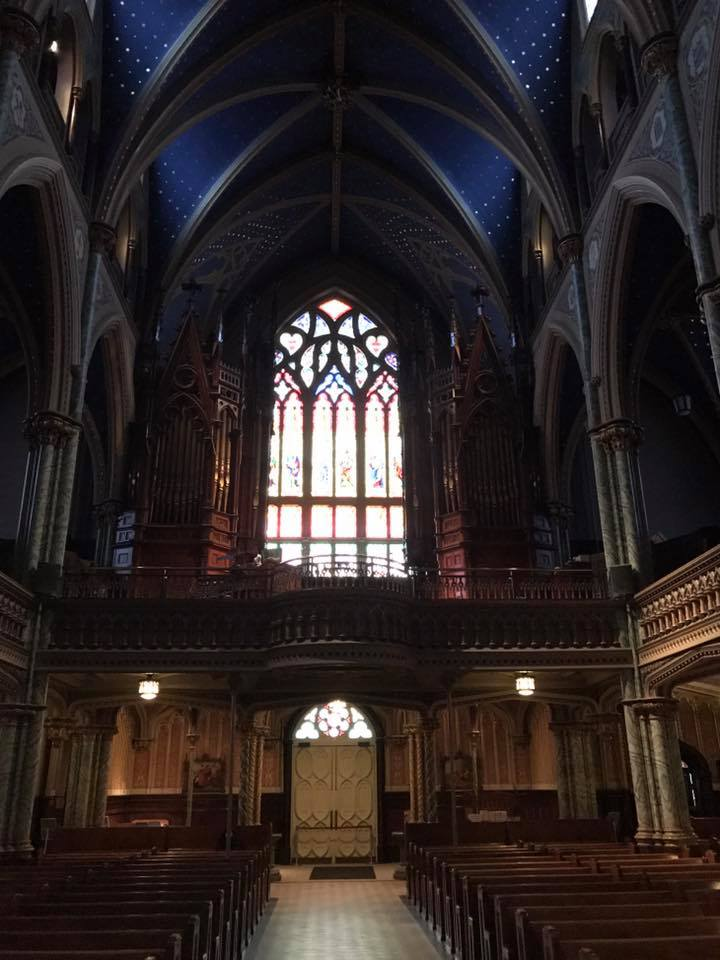
#> input picture image-set/img1.tif, 720 x 960 px, found by its file name
$ jupyter execute ajuste-de-contraste.ipynb
#> lines starting #> are read from the running program, lines starting #| are printed output that depends on the picture
[cell 1]
import matplotlib
import matplotlib.pyplot as plt
import numpy as np

from skimage import data, img_as_float
from skimage import exposure

[cell 2]
matplotlib.rcParams['font.size'] = 8


def plot_img_and_hist(image, axes, bins=256):
    """Plot an image along with its histogram and cumulative histogram.

    """
    image = img_as_float(image)
    ax_img, ax_hist = axes
    ax_cdf = ax_hist.twinx()

    # Display image
    ax_img.imshow(image, cmap=plt.cm.gray)
    ax_img.set_axis_off()

    # Display histogram
    ax_hist.hist(image.ravel(), bins=bins, histtype='step', color='black')
    ax_hist.ticklabel_format(axis='y', style='scientific', scilimits=(0, 0))
    ax_hist.set_xlabel('Pixel intensity')
    ax_hist.set_xlim(0, 1)
    ax_hist.set_yticks([])

    # Display cumulative distribution
    img_cdf, bins = exposure.cumulative_distribution(image, bins)
    ax_cdf.plot(bins, img_cdf, 'r')
    ax_cdf.set_yticks([])

    return ax_img, ax_hist, ax_cdf

[cell 3]
# Load an example image
#img = data.moon()
import cv2
from skimage import io
from matplotlib import pyplot as plt

img = cv2.imread("img1.tif", 1)
#> img is the input picture: shape (960, 720, 3); mean B, G, R 37.6, 37.9, 46.2
plt.imshow(img)

[cell 4]
# Gamma
gamma_corrected = exposure.adjust_gamma(img, 2)
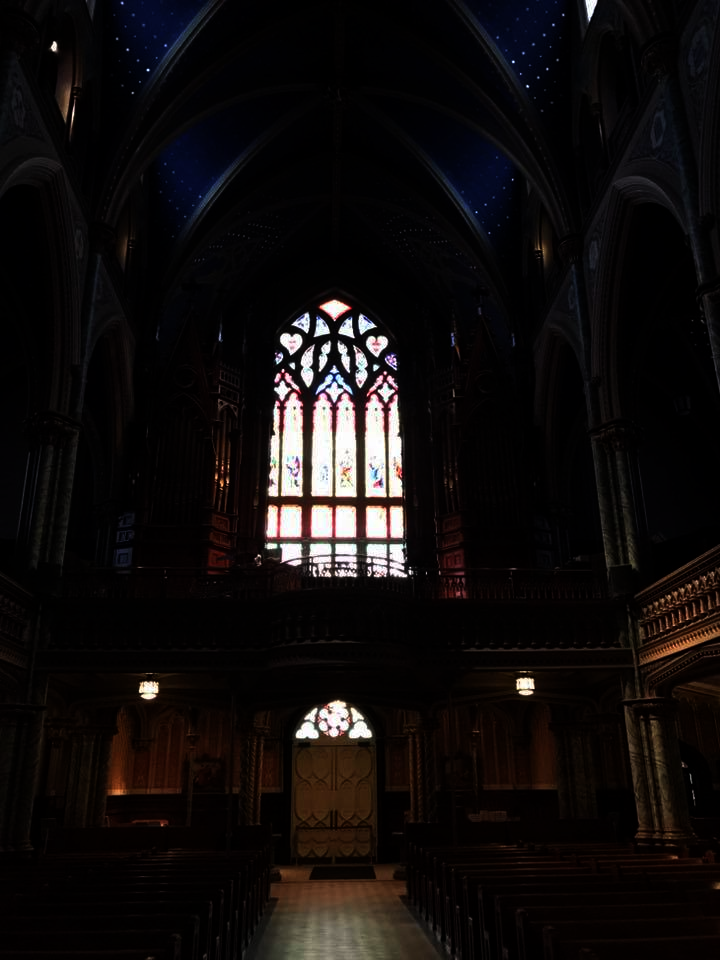
#> gamma_corrected: shape (960, 720, 3); mean B, G, R 13.3, 13.6, 17.1

# Logarithmic
logarithmic_corrected = exposure.adjust_log(img, 1)
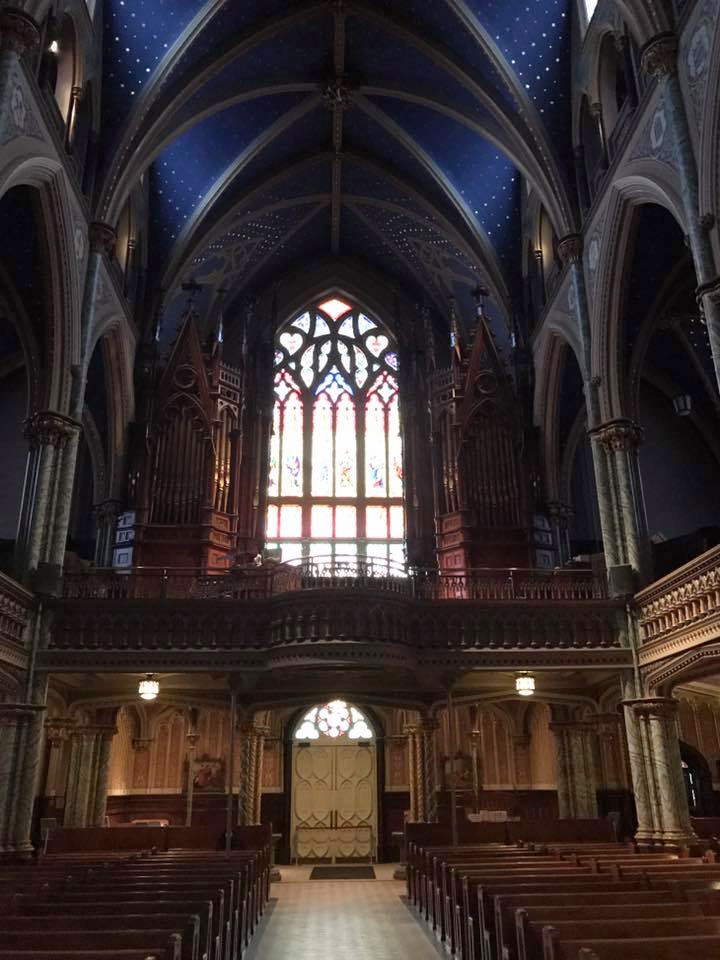
#> logarithmic_corrected: shape (960, 720, 3); mean B, G, R 46.8, 47.1, 57.1


# Display results
fig = plt.figure(figsize=(8, 5))
axes = np.zeros((2, 3), dtype=object)
axes[0, 0] = plt.subplot(2, 3, 1)
axes[0, 1] = plt.subplot(2, 3, 2, sharex=axes[0, 0], sharey=axes[0, 0])
axes[0, 2] = plt.subplot(2, 3, 3, sharex=axes[0, 0], sharey=axes[0, 0])
axes[1, 0] = plt.subplot(2, 3, 4)
axes[1, 1] = plt.subplot(2, 3, 5)
axes[1, 2] = plt.subplot(2, 3, 6)

ax_img, ax_hist, ax_cdf = plot_img_and_hist(img, axes[:, 0])
#> in plot_img_and_hist, `img_cdf, bins = exposure.cumulative_distribution(image, bins)`: img_cdf = 256 values from 0.00272 to 1; bins = 256 values from 0.00195 to 0.998
ax_img.set_title('Low contrast image')

y_min, y_max = ax_hist.get_ylim()
#> y_min = 0; y_max = 62601
ax_hist.set_ylabel('Number of pixels')
ax_hist.set_yticks(np.linspace(0, y_max, 5))

ax_img, ax_hist, ax_cdf = plot_img_and_hist(gamma_corrected, axes[:, 1])
ax_img.set_title('Gamma correction')

ax_img, ax_hist, ax_cdf = plot_img_and_hist(logarithmic_corrected, axes[:, 2])
ax_img.set_title('Logarithmic correction')

ax_cdf.set_ylabel('Fraction of total intensity')
ax_cdf.set_yticks(np.linspace(0, 1, 5))

# prevent overlap of y-axis labels
fig.tight_layout()
plt.show()
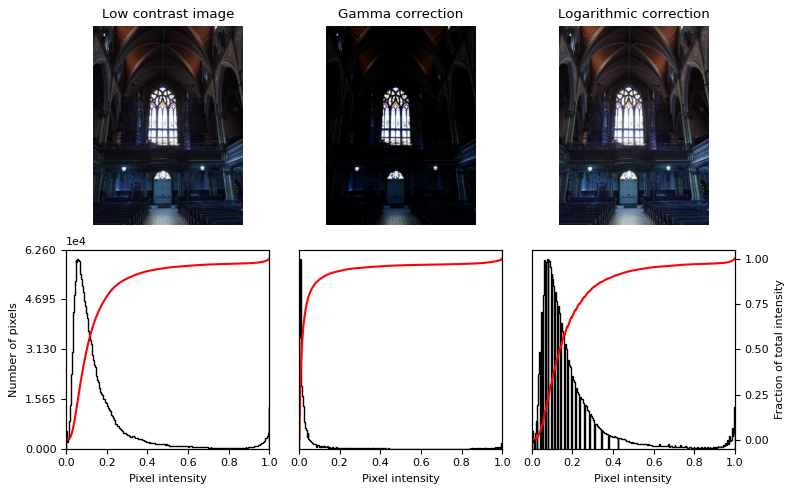
#> figure drawn by matplotlib, 9 panels; panel 9: curve peaks at x = 0.998, y = 1

$ run again, with image-set/img2.tif copied over image-set/img1.tif
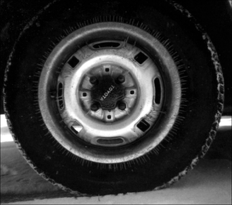
#> input picture image-set/img2.tif, 232 x 205 px, found by its file name
#> img is the input picture: shape (205, 232, 3); min 0, max 255, mean 53.7
#> `gamma_corrected = exposure.adjust_gamma(img, 2)`:
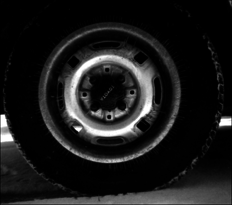
#> gamma_corrected: shape (205, 232, 3); min 0, max 255, mean 26.4
#> `logarithmic_corrected = exposure.adjust_log(img, 1)`:
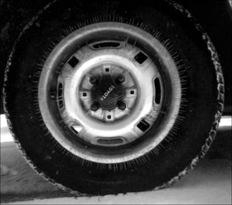
#> logarithmic_corrected: shape (205, 232, 3); min 0, max 255, mean 63.2
#> img_cdf = 256 values from 0.01 to 1; bins = 256 values from 0.00195 to 0.998
#> y_min = 0; y_max = 6466.9

$ run again, with image-set/img3.tif copied over image-set/img1.tif
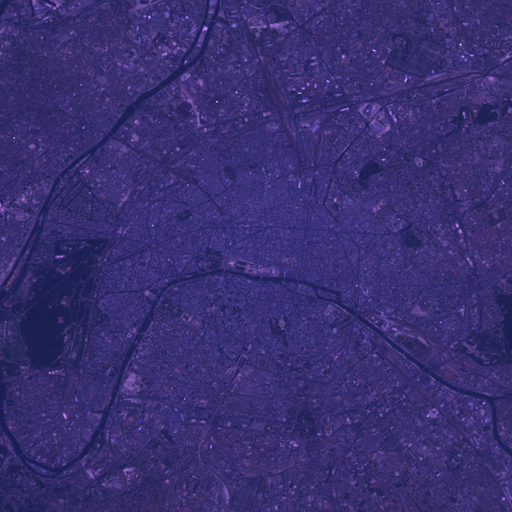
#> input picture image-set/img3.tif, 512 x 512 px, found by its file name
#> img is the input picture: shape (512, 512, 3); mean B, G, R 112.7, 47.2, 56.7
#> `gamma_corrected = exposure.adjust_gamma(img, 2)`:
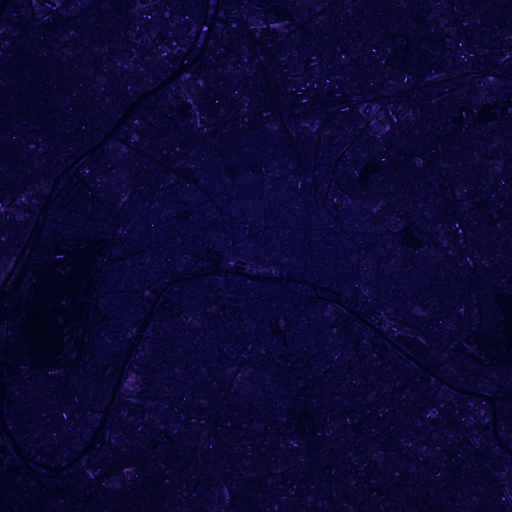
#> gamma_corrected: shape (512, 512, 3); mean B, G, R 50.7, 9, 13.4
#> `logarithmic_corrected = exposure.adjust_log(img, 1)`:
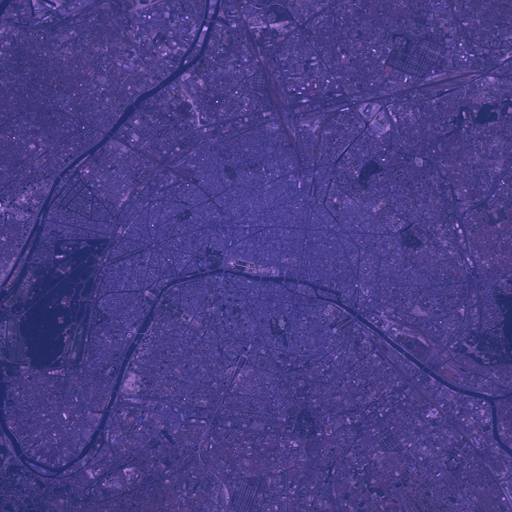
#> logarithmic_corrected: shape (512, 512, 3); mean B, G, R 133.6, 61.9, 73
#> img_cdf = 256 values from 1.27e-06 to 1; bins = 256 values from 0.0646 to 0.998
#> y_min = 0; y_max = 22995

$ run again, with image-set/img4.png saved as image-set/img1.tif
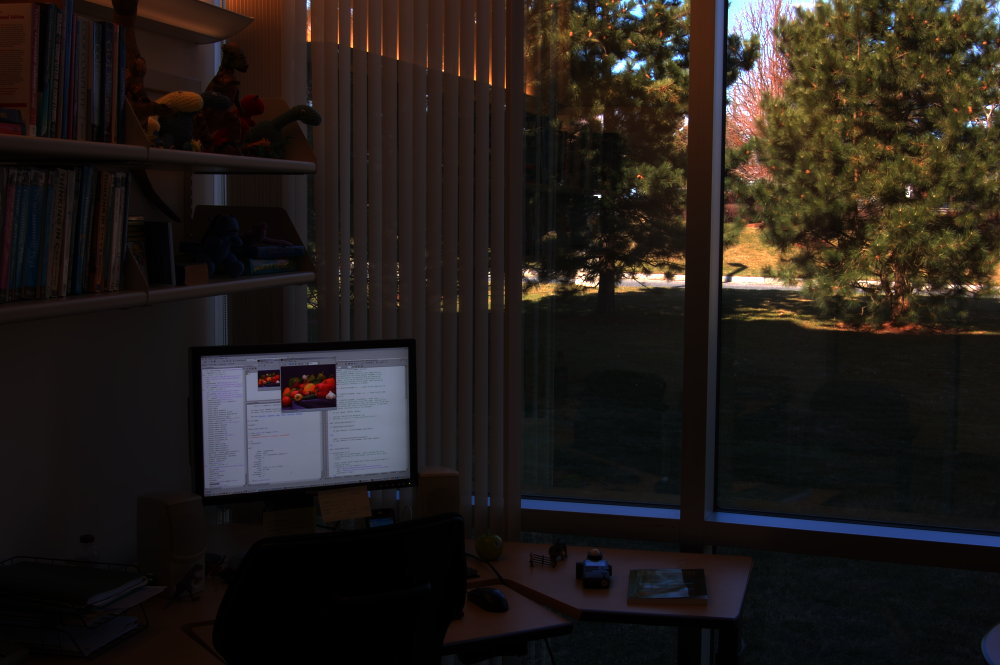
#> input picture image-set/img4.png, 1000 x 665 px, found by its file name
#> img is the input picture: shape (665, 1000, 3); mean B, G, R 25.8, 29.3, 35.3
#> `gamma_corrected = exposure.adjust_gamma(img, 2)`:
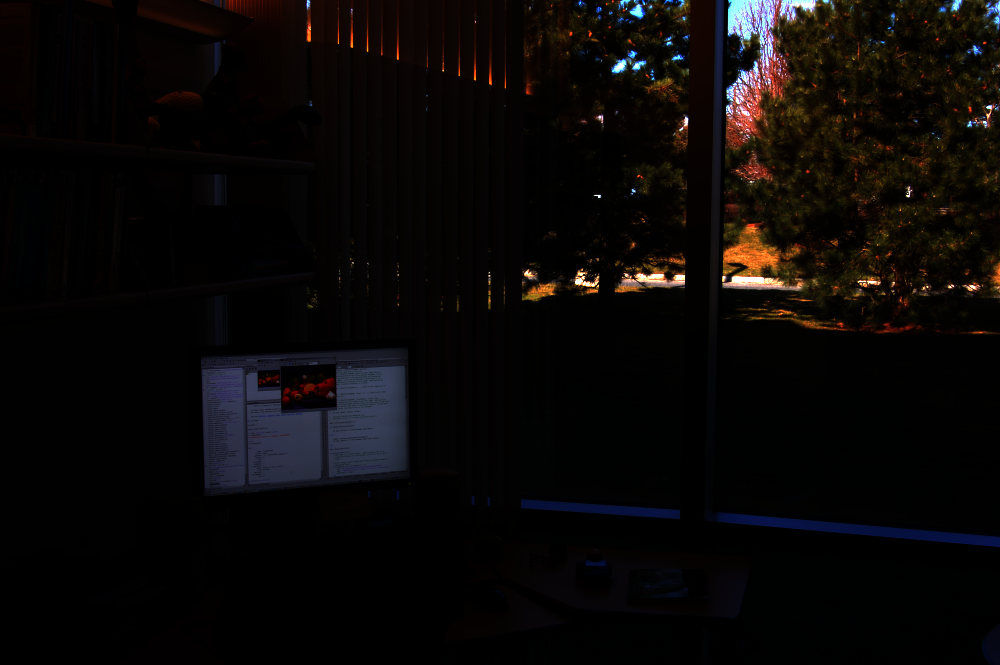
#> gamma_corrected: shape (665, 1000, 3); mean B, G, R 7.2, 7.9, 10.5
#> `logarithmic_corrected = exposure.adjust_log(img, 1)`:
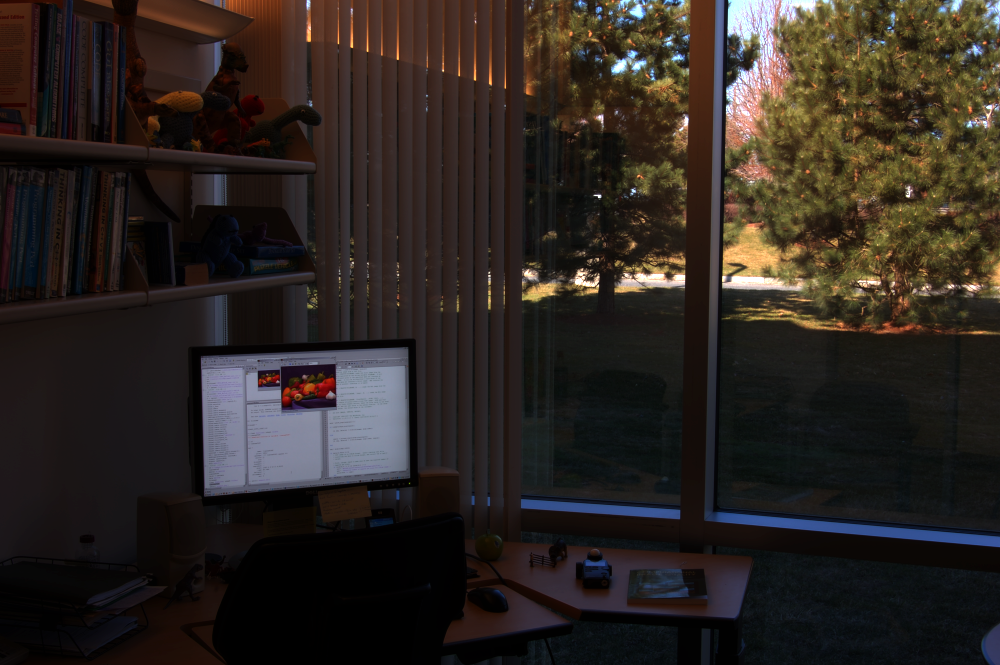
#> logarithmic_corrected: shape (665, 1000, 3); mean B, G, R 32.8, 37.3, 44.5
#> img_cdf = 256 values from 0.0325 to 1; bins = 256 values from 0.00195 to 0.998
#> y_min = 0; y_max = 75702.9
